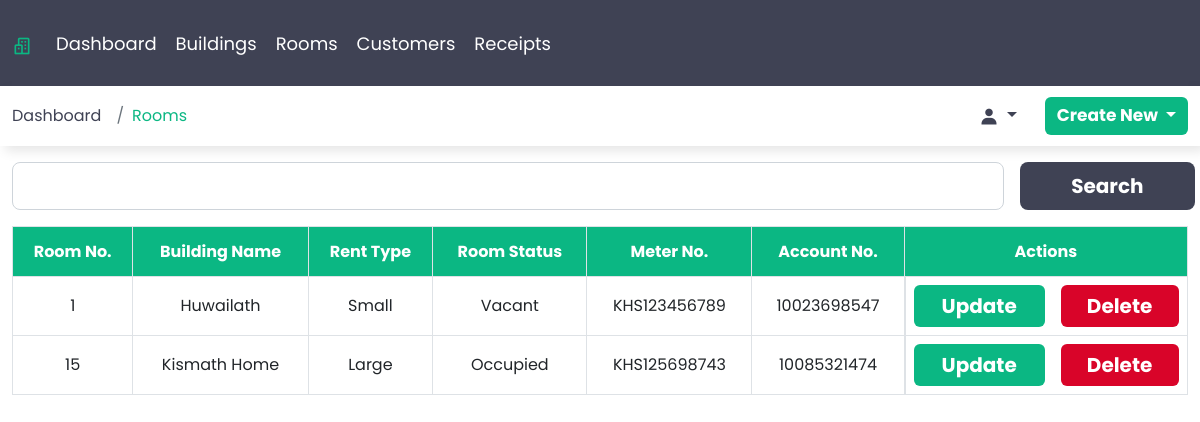
The page /rooms (signed in) on the database as committed earlier.
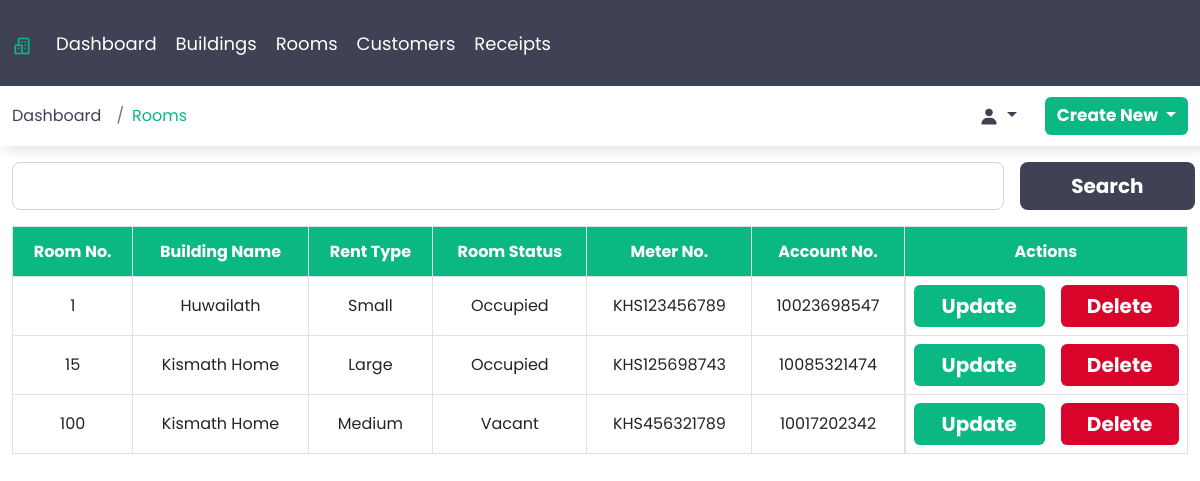
The same page on the database as committed later.
### webapp/models.py (models this page shows, shortened)
class Room(models.Model):
    room_number = models.IntegerField()
    building_name = models.ForeignKey(Building, on_delete=models.CASCADE)
    room_type = models.ForeignKey(RoomType, on_delete=models.DO_NOTHING)
    room_status = models.ForeignKey(RoomStatus, on_delete=models.DO_NOTHING)
    meter_number = models.CharField(max_length=16)
    account_number = models.IntegerField()
    class Meta:
        verbose_name_plural = 'Rooms'

class Building(models.Model):
    building_name = models.CharField(max_length=50)
    name_of_owner = models.CharField(max_length=50)
    building_type = models.ForeignKey(BuildingType, on_delete=models.CASCADE)
    number_of_rooms = models.IntegerField()
    mobile_number = models.IntegerField()
    current_lease_period = models.DateField()
    class Meta:
        verbose_name_plural = 'Buildings'
    def __str__ (self):
        return self.building_name

class RoomType(models.Model):
    room_type = models.CharField(max_length=50)
    class Meta:
        verbose_name_plural = 'Room Type'
    def __str__ (self):
        return self.room_type

class RoomStatus(models.Model):
    room_status = models.CharField(max_length=50)
    class Meta:
        verbose_name_plural = 'Room Status'
    def __str__ (self):
        return self.room_status

### webapp/views.py (the view)
# urls.py: path('rooms', views.RoomsView, name='rooms'),
@login_required()
def RoomsView(request):
    rooms = Room.objects.all()
    return render(request, 'rooms.html', {'context':'Rooms', 'rooms':rooms})

### templates/rooms.html (shortened to what this page needs)
{% extends 'base.html' %}
{% load static %}
{% block content %}
    <div class="container-fluid">
        <div class="sub-box">
            <div class="row">
                <div class="col-sm-12 mt-3">
                    <div class="row">
                        <div class="col-sm-12 col-md-12 col-lg-12 col-xl-12 col-xxl-12 search-col">
                            <form action="" class="d-flex gap-3">
                                <input type="text" class="form-control form-control-lg" id="search" >
                                <button type="submit" class="btn btn-lg search">Search</button>
                            </form>
                        </div>
                    </div>
                </div>
                <div class="col-sm-12 mt-3 table-responsive">
                    <table class="table table-hover table-bordered text-center ">
                        <thead>
                            <tr>
                            <th scope="col" class="align-middle">Room No.</th>
                            <th scope="col" class="align-middle">Building Name</th>
                            <th scope="col" class="align-middle">Rent Type</th>
                            <th scope="col" class="align-middle">Room Status</th>
                            <th scope="col" class="align-middle">Meter No.</th>
                            <th scope="col" class="align-middle">Account No.</th>
                            <th scope="col" class="align-middle">Actions</th>
                            </tr>
                        </thead>
                        <tbody>
                            {% for room in rooms %}
                                <tr>
                                <td class="align-middle">{{room.room_number}}</td>
                                <td class="align-middle">{{room.building_name}}</td>
                                <td class="align-middle">{{room.room_type}}</td>
                                <td class="align-middle">{{room.room_status}}</td>
                                <td class="align-middle">{{room.meter_number}}</td>
                                <td class="align-middle">{{room.account_number}}</td>
                                <td class="d-flex justify-content-between gap-3">
                                    <a href="{% url 'update_room' room.id %}" class="btn update">Update</a>
                                    <form action="{% url 'delete_room' room.id %}" method="post">
                                        <input type="submit" value="Delete" class="btn delete">
                                    </form>
                                </td>
                                </tr>
                            {% endfor %}
                        </tbody>
                    </table>
                </div>
            </div>
        </div>
    </div>
{% endblock %}

### templates/base.html (shortened to what this page needs)
{% load static %}
<!DOCTYPE html>
<html lang="en">
<head>
    <link rel="stylesheet" href="{% static 'css/bootstrap.min.css' %}">
    <link rel="stylesheet" href="{% static 'css/boxicons.min.css' %}">
    <link rel="stylesheet" href="{% static 'css/style.css' %}">
</head>
<body>
        <div class="main-menu">
            <div class="container-fluid">
                <nav class="navbar navbar-expand-lg">
                    <a class="navbar-brand" href="{% url 'home' %}"><i class='bx bx-buildings'></i></a>
                    <div class="collapse navbar-collapse" id="navbarNav">
                        <ul class="navbar-nav">
                            <li class="nav-item">
                            <a class="nav-link" aria-current="page" href="{% url 'home' %}">Dashboard</a>
                            </li>
                            <li class="nav-item">
                            <a class="nav-link" href="{% url 'buildings' %}">Buildings</a>
                            </li>
                            <li class="nav-item">
                            <a class="nav-link" href="{% url 'rooms' %}">Rooms</a>
                            </li>
                            <li class="nav-item">
                            <a class="nav-link" href="{% url 'customers' %}">Customers</a>
                            </li>
                            <li class="nav-item">
                            <a class="nav-link" href="{% url 'receipts' %}">Receipts</a>
                            </li>
                        </ul>
                    </div>
                </nav>
            </div>
        </div>
        <div class="submenu">
            <div class="container-fluid d-flex align-items-center justify-content-between">
                <nav aria-label="breadcrumb">
                    <ol class="breadcrumb">
                      <li class="breadcrumb-item"><a href="{% url 'home' %}">Dashboard</a></li>
                      {% if context %}
                      <li class="breadcrumb-item active bc" aria-current="page">{{context}}</li>
                      {% endif %}
                    </ol>
                </nav>
                <div class="button d-flex align-items-center gap-3">
                    {% if user.is_authenticated %}
                    <div class="dropdown">
                        <button class="btn logged_in dropdown-toggle" type="button" data-bs-toggle="dropdown" aria-expanded="false">
                            <i class='bx bxs-user' ></i> {{user.first_name}} {{user.last_name}}
                        </button>
                    </div>
                    {% endif %}
                    <div class="dropdown">
                        <button class="btn new dropdown-toggle" type="button" data-bs-toggle="dropdown" aria-expanded="false">
                          Create New
                        </button>
                    </div>
                </div>
            </div>
        </div>
         {% block content %}
         {% endblock %}
</body>
</html>

### static/css/style.css (style rules this page uses)
* { margin:0; padding: 0; box-sizing: border-box; }
:root { --font-primary: "Poppins", sans-serif; }
:root { --weight-700: 700; }
:root { --color-primary: #0bb783; --color-secondary: #3f4254; --color-white: white; }
body { font-family: var(--font-primary); }
a { text-decoration: none; color: var(--color-secondary)s; }
form { width: 100%; z-index: 100; }
.btn { background-color: var(--color-primary); color: var(--color-white); width: 100%; font-weight: 700; font-size: 25px; font-family: var(--font-primary); border: none; }
.main-menu { width: 100vw; background-color: var(--color-secondary); }
.navbar-brand { font-size: 40px; color: var(--color-primary); }
.navbar { background-color: var(--color-secondary); font-size: 18px; }
.navbar .navbar-nav .nav-item .nav-link { color: var(--color-white); }
.navbar-nav { display: flex; align-items: center; gap: 3px; }
.active { background-color: #4D5167; padding: 3px 15px 3px 15px !important; border-radius: 10px; border: 2px solid var(--color-primary); color: var(--color-white)!important; }
.btn.logged_in { background-color: unset; width: unset; font-size: 17px; color: var(--color-secondary); font-weight: var(--weight-700); }
.submenu { height: 60px; color: var(--color-secondary); display: flex; align-items: center; box-shadow: 5px 5px 11px 0px rgba(0,0,0,0.10); }
.active.bc { background-color: unset; padding: 0; border: none; border-radius: 0; color: var(--color-primary)!important; }
.breadcrumb { display: flex; align-items: center; margin-bottom: 0; }
.breadcrumb .breadcrumb-item { color: var(--color-secondary); }
.btn.new { width: unset; font-size: 17px; font-weight: var(--weight-700); background-color: var(--color-primary); }
.bx { font-size: 20px !important; vertical-align: middle; }
.btn.delete { font-size: 20px; background-color: #d90429; }
.btn.update { font-size: 20px; background-color: var(--color-primary); }
#search { width: 90%; }
.btn.search { width: 10%; font-size: 20px; background-color: var(--color-secondary); }
.search-col { padding-right: 5px; }
thead { background-color: var(--color-primary); color: var(--color-white); font-family: var(--font-primary); height: 50px; }
@media screen and (max-width: 1920px) { .btn.delete { width: 100%; } }
@media screen and (max-width: 1920px) { .btn.update { width: 100%; } }
@media screen and (max-width: 1920px) { #search { width: 82%; } }
@media screen and (max-width: 1920px) { .btn.search { width: 18%; } }
@media screen and (max-width: 1400px) { .btn.delete { width: 100%; } }
@media screen and (max-width: 1400px) { .btn.update { width: 100%; } }
@media screen and (max-width: 1400px) { #search { width: 82%; } }
@media screen and (max-width: 1400px) { .btn.search { width: 18%; } }
@media screen and (max-width: 1200px) { .btn.delete { width: 100%; } }
@media screen and (max-width: 1200px) { .btn.update { width: 100%; } }
@media screen and (max-width: 1200px) { #search { width: 85%; } }
@media screen and (max-width: 1200px) { .btn.search { width: 15%; } }

Rows that differ between the two databases and show on the page:
changed Room "KHS123456789": room_status "Vacant" → "Occupied"
added Room: room_number "100", building_name "Kismath Home", room_type "Medium", room_status "Vacant", meter_number "KHS456321789", account_number "10017202342"
